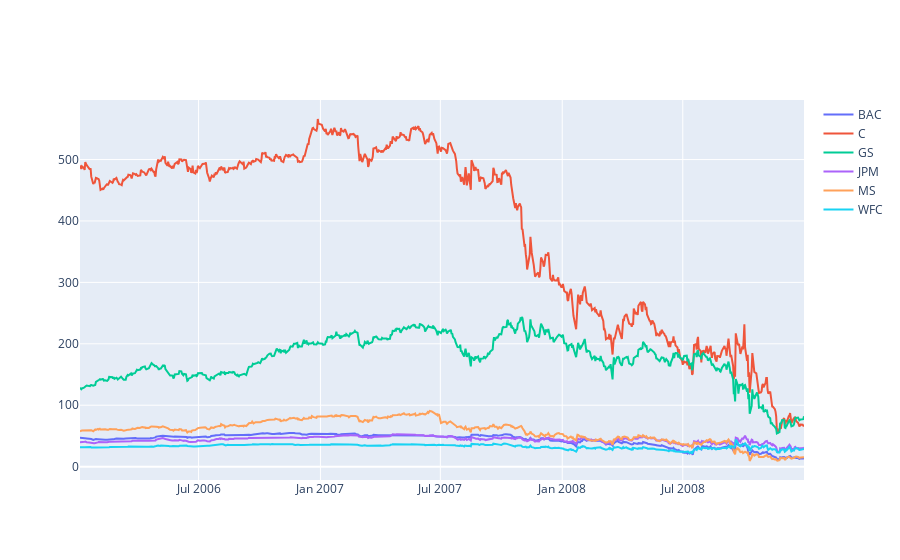

Notebook code cell kept with this figure:
### Code cell
go.Figure(data = scatters)

### Figure 1 — Plotly figure (JSON) as saved in the notebook; plotly's stock layout.template omitted (floating-point values rounded to 4 significant figures; data arrays with more than 128 entries replaced by an {"elided": "..."} marker saying what was removed)
{"data": [{"name": "BAC", "type": "scatter", "x": {"elided": "755 str values"}, "y": {"elided": "755 float values"}}, {"name": "C", "type": "scatter", "x": {"elided": "755 str values"}, "y": {"elided": "755 float values"}}, {"name": "GS", "type": "scatter", "x": {"elided": "755 str values"}, "y": {"elided": "755 float values"}}, {"name": "JPM", "type": "scatter", "x": {"elided": "755 str values"}, "y": {"elided": "755 float values"}}, {"name": "MS", "type": "scatter", "x": {"elided": "755 str values"}, "y": {"elided": "755 float values"}}, {"name": "WFC", "type": "scatter", "x": {"elided": "755 str values"}, "y": {"elided": "755 float values"}}], "layout": {"autosize": true, "xaxis": {"autorange": true, "range": ["2006-01-03", "2008-12-31"], "type": "date"}, "yaxis": {"autorange": true, "range": [-21.74, 596.9], "type": "linear"}}}
